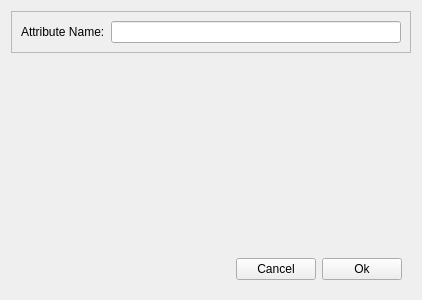
<?xml version="1.0" encoding="UTF-8"?>
<ui version="4.0">
 <class>qtAttributeEditorWidget</class>
 <widget class="QWidget" name="qtAttributeEditorWidget">
  <property name="geometry">
   <rect>
    <x>0</x>
    <y>0</y>
    <width>422</width>
    <height>300</height>
   </rect>
  </property>
  <property name="sizePolicy">
   <sizepolicy hsizetype="Preferred" vsizetype="Expanding">
    <horstretch>0</horstretch>
    <verstretch>0</verstretch>
   </sizepolicy>
  </property>
  <property name="windowTitle">
   <string>Attribute Editor</string>
  </property>
  <layout class="QVBoxLayout" name="verticalLayout">
   <item>
    <widget class="QFrame" name="frame">
     <property name="sizePolicy">
      <sizepolicy hsizetype="Preferred" vsizetype="Fixed">
       <horstretch>0</horstretch>
       <verstretch>0</verstretch>
      </sizepolicy>
     </property>
     <property name="frameShape">
      <enum>QFrame::StyledPanel</enum>
     </property>
     <property name="frameShadow">
      <enum>QFrame::Raised</enum>
     </property>
     <layout class="QHBoxLayout" name="horizontalLayout">
      <item>
       <widget class="QLabel" name="attributeLabel">
        <property name="text">
         <string>Attribute Name:</string>
        </property>
       </widget>
      </item>
      <item>
       <widget class="QLineEdit" name="attributeName"/>
      </item>
     </layout>
    </widget>
   </item>
   <item>
    <widget class="QScrollArea" name="attributeScrollArea">
     <property name="frameShape">
      <enum>QFrame::NoFrame</enum>
     </property>
     <property name="widgetResizable">
      <bool>true</bool>
     </property>
     <widget class="QWidget" name="scrollAreaWidgetContents">
      <property name="geometry">
       <rect>
        <x>0</x>
        <y>0</y>
        <width>398</width>
        <height>159</height>
       </rect>
      </property>
      <layout class="QVBoxLayout" name="verticalLayout_2">
       <item>
        <widget class="QFrame" name="attributeFrame">
         <property name="sizePolicy">
          <sizepolicy hsizetype="Preferred" vsizetype="Expanding">
           <horstretch>0</horstretch>
           <verstretch>0</verstretch>
          </sizepolicy>
         </property>
         <property name="frameShape">
          <enum>QFrame::NoFrame</enum>
         </property>
         <property name="frameShadow">
          <enum>QFrame::Plain</enum>
         </property>
         <property name="lineWidth">
          <number>0</number>
         </property>
         <layout class="QVBoxLayout" name="verticalLayout_3">
          <property name="leftMargin">
           <number>0</number>
          </property>
          <property name="topMargin">
           <number>0</number>
          </property>
          <property name="rightMargin">
           <number>0</number>
          </property>
          <property name="bottomMargin">
           <number>0</number>
          </property>
         </layout>
        </widget>
       </item>
      </layout>
     </widget>
    </widget>
   </item>
   <item>
    <widget class="QFrame" name="frame_2">
     <property name="layoutDirection">
      <enum>Qt::LeftToRight</enum>
     </property>
     <property name="frameShape">
      <enum>QFrame::NoFrame</enum>
     </property>
     <property name="frameShadow">
      <enum>QFrame::Raised</enum>
     </property>
     <layout class="QHBoxLayout" name="horizontalLayout_2">
      <item>
       <spacer name="horizontalSpacer">
        <property name="orientation">
         <enum>Qt::Horizontal</enum>
        </property>
        <property name="sizeHint" stdset="0">
         <size>
          <width>40</width>
          <height>20</height>
         </size>
        </property>
       </spacer>
      </item>
      <item>
       <widget class="QPushButton" name="editCancel">
        <property name="sizePolicy">
         <sizepolicy hsizetype="Fixed" vsizetype="Fixed">
          <horstretch>0</horstretch>
          <verstretch>0</verstretch>
         </sizepolicy>
        </property>
        <property name="text">
         <string>Cancel</string>
        </property>
       </widget>
      </item>
      <item>
       <widget class="QPushButton" name="editAccept">
        <property name="sizePolicy">
         <sizepolicy hsizetype="Fixed" vsizetype="Fixed">
          <horstretch>0</horstretch>
          <verstretch>0</verstretch>
         </sizepolicy>
        </property>
        <property name="text">
         <string>Ok</string>
        </property>
       </widget>
      </item>
     </layout>
    </widget>
   </item>
  </layout>
 </widget>
 <resources/>
 <connections/>
</ui>
